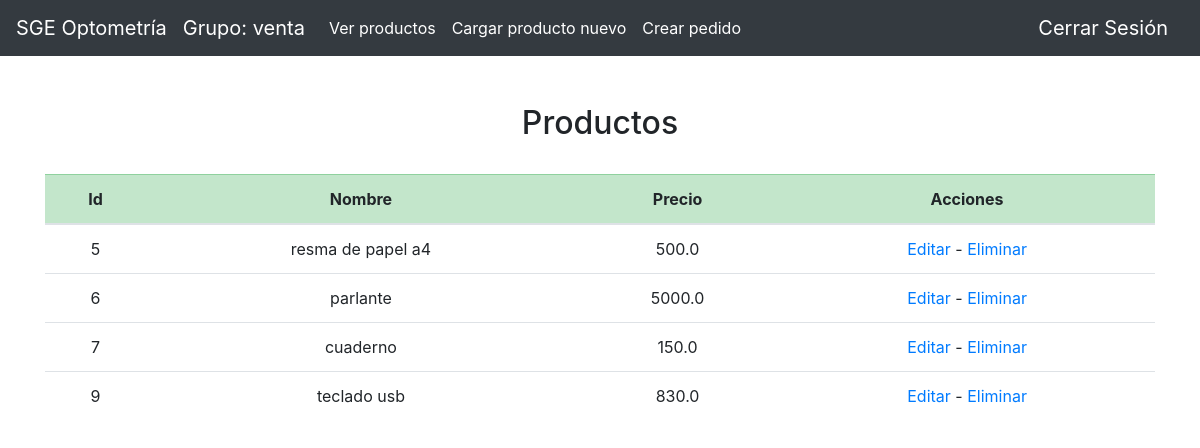
The page /optometria/producto/ (signed in) on the database its author committed.
### user/models.py (models this page shows)
class User(AbstractUser):
    roles = [
        ('secretario','Secretario'),
        ('medicos','Medico'),
        ('venta','Ventas'),
        ('taller','Taller'),
        ('gerencia','Gerente'),
        ('paciente','Paciente')]
    rol = models.CharField(max_length=16, choices=roles, default='paciente')

### optometria/models.py (models this page shows, shortened)
class Producto(models.Model):
    nombre = models.CharField(max_length=32)
    precio = models.FloatField()

### optometria/views.py (the view)
# urls.py: path('producto/', views.ver_producto, name='ver_producto'),
def ver_producto(request):
    if len(Producto.objects.all()) > 0:
        data = Producto.objects.all()
    else:
        data = None
    return render(request, 'optometria/ver_producto.html',{
        'grupo': request.user.rol,
        'data': data,
        })

### optometria/templates/optometria/ver_producto.html (shortened to what this page needs)
{% extends "optometria/new_layout.html" %}
{% block body %}
<br>
{% if data %}
    <h2><center>Productos</center></h2>
    <br>
    <div class="table-responsive">
        <table class="table table-hover">
            <thead>
                <tr class="table-success">
                    <th scope="col"><center>Id</center></th>
                    <th scope="col"><center>Nombre</center></th>
                    <th scope="col"><center>Precio</center></th>
                    <th scope="col"><center>Acciones</center></th>
                </tr>
            </thead>
            <tbody>
            {% for producto in data %}
                <tr>
                    <td><center>{{producto.id}}</center></td>
                    <td><center>{{producto.nombre}}</center></td>
                    <td><center>{{producto.precio}}</center></td>
                    <td><center><a href="{% url 'optometria:editar_producto' producto.id%}">Editar</a>
                    <a> - </a>
                    <a href="{% url 'optometria:eliminar_producto' producto.id%}">Eliminar</a>
                    </center></td>
                    </tr>
            {% endfor %}
            </tbody>
        </table>
    </div>
{% else %}
    <h2><center>No hay productos registrados.</center></h2>
    <br>
{% endif %}
{% endblock %}

### optometria/templates/optometria/new_layout.html (shortened to what this page needs)
{% load static %}
<!doctype html>
<html lang="en">
  <head>
    <link rel="stylesheet" href="https://cdn.jsdelivr.net/npm/bootstrap@4.5.3/dist/css/bootstrap.min.css">
  </head>
  <body>
  <nav class="navbar navbar-expand-lg navbar-dark bg-dark">
  <a class="navbar-brand" href="{% url 'optometria:index' %}">SGE Optometría</a>
  <a class="navbar-brand">Grupo: {{grupo}}</a>
  <div class="collapse navbar-collapse" id="navbarSupportedContent">
    <ul class="navbar-nav mr-auto">
    {% if grupo == "secretario" %}
      <li class="nav-item">
        <a class="nav-link active" href="{% url 'optometria:agregar_turno'%}">Crear Turno</a>
      </li>
    {% elif grupo == "medicos" %}
      <li class="nav-item">
        <a class="nav-link active" href="{% url 'optometria:agregar_hc'%}">Crear Historia Clínica</a>
      </li>
    {% elif grupo == "venta" %}
    <li class="nav-item">
        <a class="nav-link active" href="{% url 'optometria:ver_producto'%}">Ver productos</a>
      </li>
      <li class="nav-item">
        <a class="nav-link active" href="{% url 'optometria:agregar_producto' %}">Cargar producto nuevo</a>
      </li>
      <li class="nav-item">
        <a class="nav-link active" href="{% url 'optometria:agregar_pedido' %}">Crear pedido</a>
      </li>
      {% endif%}
    </ul>
    <ul class="nav navbar-nav navbar-right">
      <li><a class="navbar-brand" href="{% url 'usuarios:logout' %}">Cerrar Sesión</a></li>
    </ul>
  </div>
</nav>
<div class='container'>
<br>
    {% block body %}
    {% endblock %}
</div>
  </body>
</html>

### rows shown on the page
User: rol "venta"
Producto: id "5", nombre "resma de papel a4", precio "500.0"
Producto: id "6", nombre "parlante", precio "5000.0"
Producto: id "7", nombre "cuaderno", precio "150.0"
Producto: id "9", nombre "teclado usb", precio "830.0"
